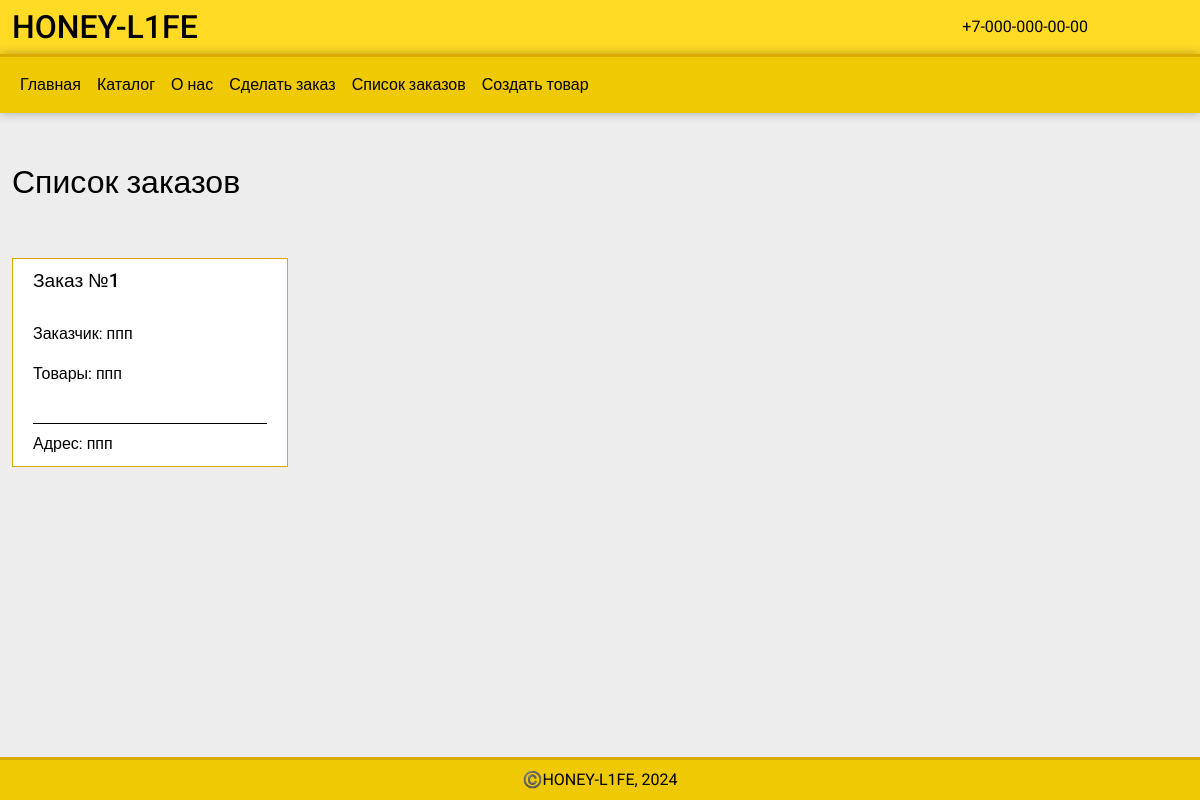
The app's page /order-list/ (signed in) with its own data.
### main/models.py (models this page shows, shortened)
class Order(models.Model):
    user = models.CharField(max_length=100)
    products = models.CharField(max_length=200)
    description = models.CharField(max_length=200)

### main/views.py (the view)
# urls.py: path('order-list/', order_list, name='order-list'),
@login_required
def order_list(request):
    orders = Order.objects.all()
    context = {'orders':orders}
    return render(request, 'main/order-list.html', context)

### main/templates/main/order-list.html (shortened to what this page needs)
{% extends 'main/layout.html' %}
{% block content %}
    <section class="">
        <div class="container-fluid">
            <div class="row mb-5">
                <div class="col-12">
                    <h2 class="section-title">
                        <span>Список заказов</span>
                    </h2>
                </div>
            </div>
            <div class="row">
                {% for ord in orders %}
                <div class="col-lg-3 col-md-4 col-sm-6 mb-3">
                    <div class="product-card">
                        <div class="product-name">
                            <h4>
                                <a href="{% url 'main:order-detail' ord.id %}">Заказ №{{ord.id}} </a>
                            </h4>
                            <p>
                                <a href="{% url 'main:order-detail' ord.id %}">Заказчик: {{ord.user}} </a>
                            </p>
                            <p class="product-description">
                                Товары: {{ord.products}}
                            </p>
                            <div class="product-details  d-flex justify-content-between">
                                <div class="product-price">
                                    Адрес: {{ord.description}}
                                </div>
                            </div>
                        </div>
                    </div>
                </div>
                {% endfor %}
            </div>
        </div>
    </section>
{% endblock %}

### main/static/main/css/style.css (style rules this page uses)
:root { --bg-color: #ededed; --dark-yellow-color: #d9aa00; --light-yellow-color: #ffdb26; --yellow-color: #f0c905; --gray-color: #ccc; --text-color: #000; }
html, body { height: 100%; }
body { min-width: 320px; margin: 0px; font-family: "Roboto", sans-serif; background-color: var(--bg-color); color: var(--text-color); }
a { color: var(--text-color); text-decoration: none; }
section { padding: 50px 0px; }
.product-card { transition: all .3s; border: 1px solid var(--dark-yellow-color); background-color: #fff; position: relative; }
.product-name { padding: 10px 20px; }
.product-name h4 { font-size: 1.2rem; }
.product-name h4 a { height: 45px; overflow: hidden; display: -webkit-box; -webkit-line-clamp: 2; -webkit-box-orient: vertical; text-decoration: none; }
.product-description { display: -webkit-box; -webkit-line-clamp: 2; -webkit-box-orient: vertical; height: 45px; overflow: hidden; }
.product-details { border-top: 1px solid var(--text-color); padding-top: 0.5rem; }

### records on screen
Order: id "1", user "ппп", products "ппп", description "ппп"
